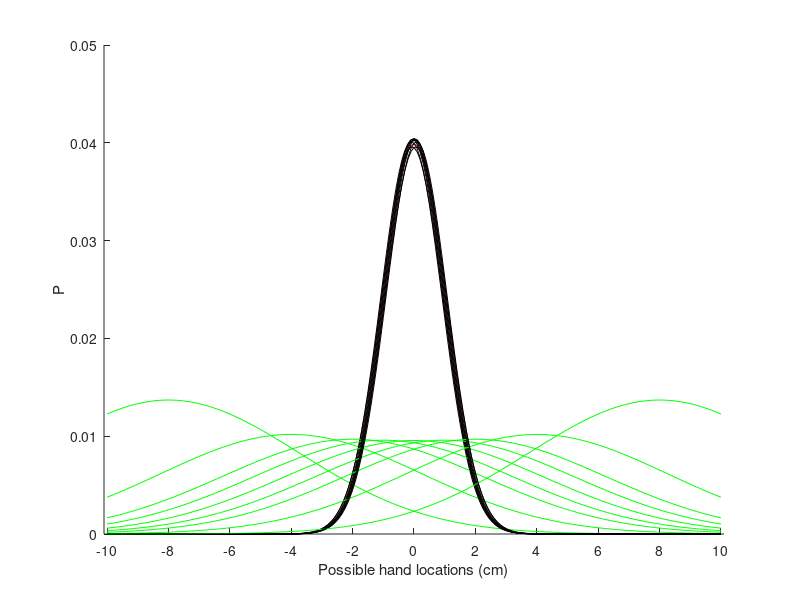
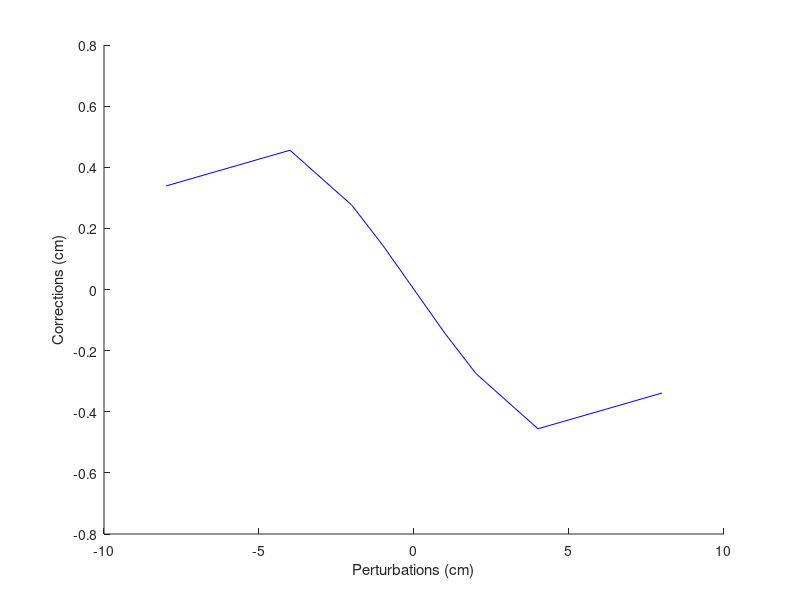
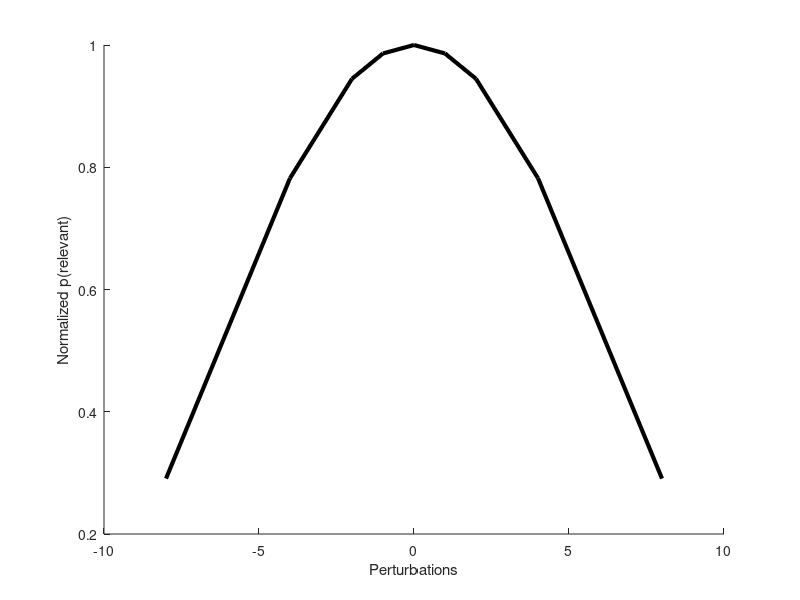

The MATLAB source for these figures, in order:
%%%%% Relevance estimation model of Wei and Kording (2009)%%%%%

%This script was adapted from code provided by Konrad Kording at the
%Computational Sensory-Motor Neuroscience Summer School (2017). All the
%amazing course materials are freely available here:
%http://compneurosci.com/wiki/index.php/CoSMo_2017

clear all; close all; clc

%all the values that the subject could have perceived
x=-10:0.1:10; %we always need to integrate over unobserved signal in brain
perturbations=[-8    -4    -2    -1     0     1     2     4     8  ];


%Proprioceptive likelihood
muP=0;
sigmaP=1; %does not change anything as only ratios matter
pP=exp(-(x-muP).^2/(2*sigmaP^2));
pP=pP/sum(pP);

figure; hold on
plot(pP,'r');
xlim([0 length(x)+1])
set(gca,'xtick',1:20:length(x),'xticklabel',-10:2:10)
xlabel('Possible hand locations (cm)')
ylabel('P')

%For visual likelihood
sigmaV=4.25;

%Loop over stimulus parameters (visual perturbation)
for i=1:length(perturbations)
    muV=perturbations(i); %visual likelihood is centered on perturbed visual feedback location
    pV=exp(-(x-muV).^2/(2*sigmaV^2));  %this is Gaussian apart from a constant
    pV=pV/sum(pV);  % probabilities must add up to 1
    plot(pV,'g'); hold on;
  
    %p(relevant) aka p(causal)
    C=1; %turns out this has effectively the same effect as third para
    pRelevant(i,1)=exp(-(muV).^2/(2*sigmaV^2))./(exp(-(muV).^2/(2*sigmaV^2))+C);
    
    %combine relevant and irrelevant cues
    posterior=pRelevant(i)*(pV.*pP)/sum(pV.*pP)+(1-pRelevant(i))*pP;
    plot(posterior,'k'); % all the estimates that the subject could have seen
    meanPosterior(i)=sum(posterior.*x);
    scaling=-5.5535; %characterizes the magnitude of the influence of a visual disturbance on future trials
    prediction(i)=scaling*meanPosterior(i);   
end

figure; hold on
plot(perturbations, prediction,'b');
xlabel('Perturbations (cm)')
ylabel('Corrections (cm)')

figure; hold on
plot(perturbations,pRelevant./max(pRelevant),'k','linewidth',3)
xlim([-10 10])
xlabel('Perturbations')
ylabel('Normalized p(relevant)')
